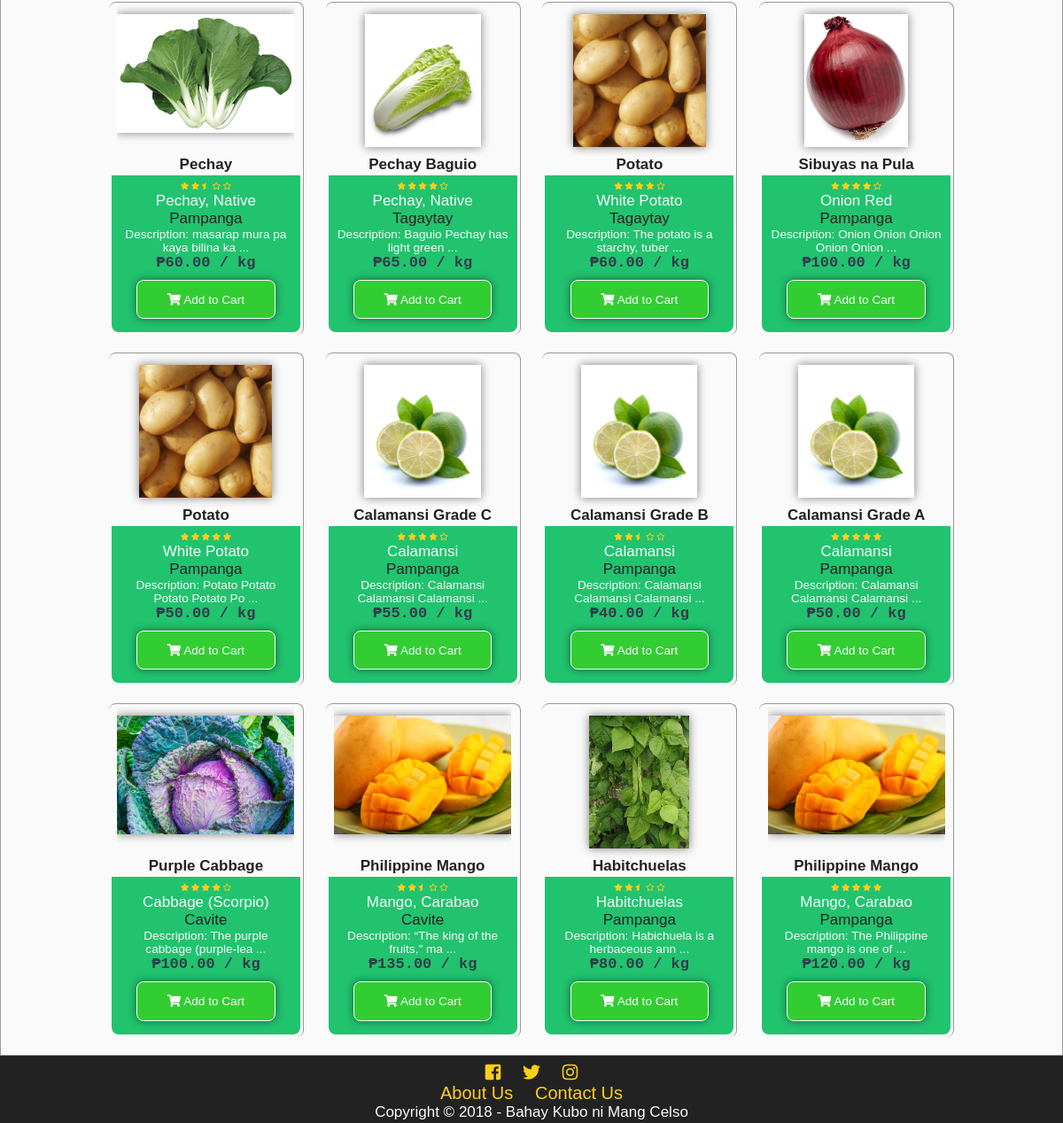
Before: / (lower part) with the older database file.
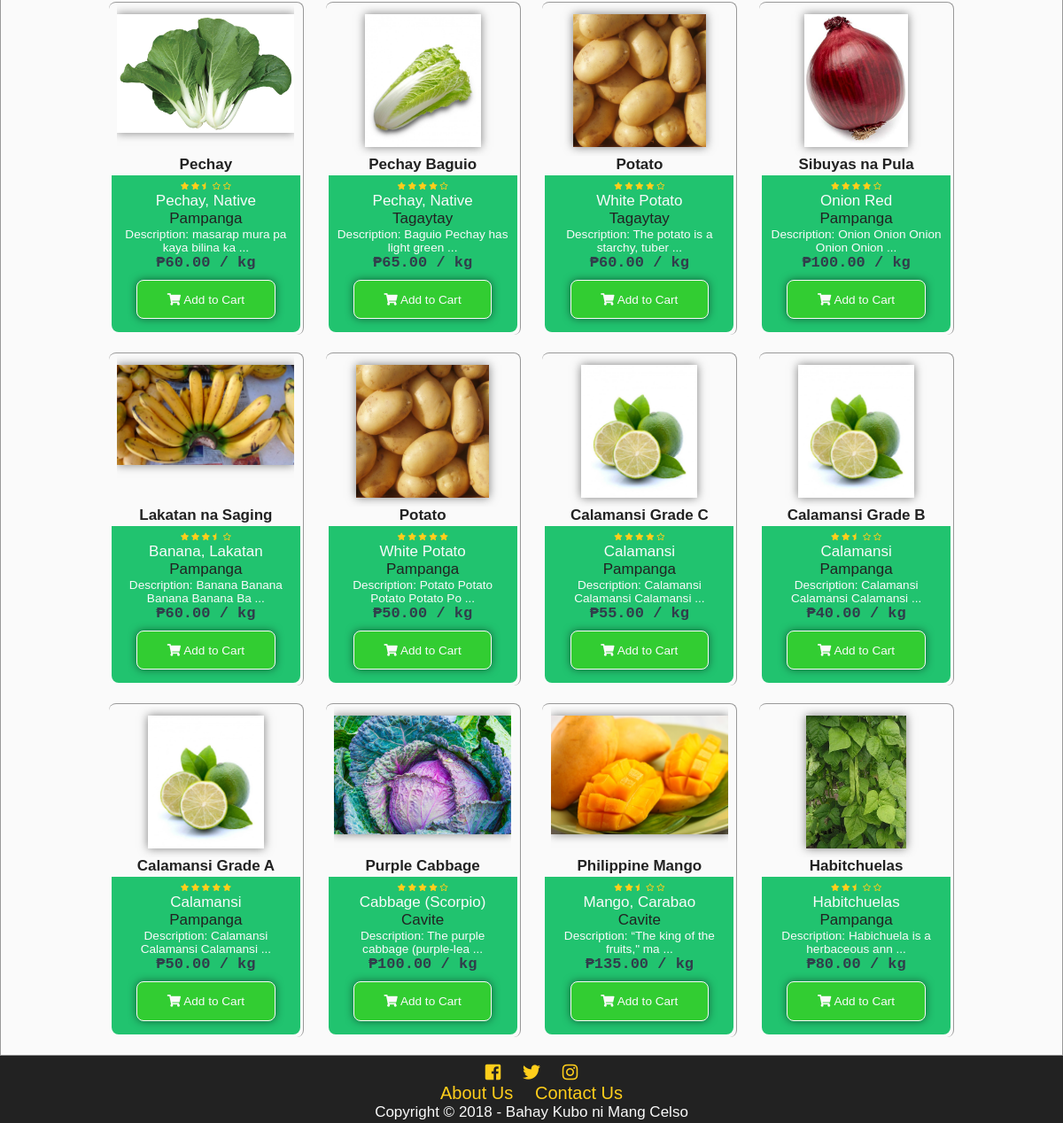
After: the same page with the newer database file.
### tables this page shows
CREATE TABLE `tblproduct` (
  `productid` int(11) NOT NULL,
  `categoryid` int(11) NOT NULL,
  `productname` varchar(100) NOT NULL,
  `description` mediumtext NOT NULL,
  `farmid` int(11) NOT NULL,
  `userid` int(11) NOT NULL,
  `dateposted` datetime DEFAULT NULL,
  `price` decimal(10,2) NOT NULL,
  `img` varchar(200) NOT NULL,
  `view` int(11) NOT NULL,
  `rating` decimal(10,2) NOT NULL,
  `is_approved` tinyint(1) NOT NULL,
  `is_available` int(11) NOT NULL
);

CREATE TABLE `tblcategory` (
  `categoryid` int(11) NOT NULL,
  `category` varchar(100) NOT NULL,
  `status` int(11) NOT NULL,
  `low` decimal(10,2) NOT NULL,
  `high` decimal(10,2) NOT NULL,
  `prevailing` decimal(10,2) NOT NULL
);

CREATE TABLE `tblfarm` (
  `farmid` int(11) NOT NULL,
  `farmname` varchar(100) NOT NULL,
  `address` varchar(255) NOT NULL,
  `status` int(11) NOT NULL
);

### index.php (the view, shortened to what this page needs)
<?php
	include'functions.php';
?>
<!DOCTYPE html>
<html lang="en">
<head>
  	<link rel="stylesheet" href="css/style.css">
  	<link rel="stylesheet" href="css/fontawesome-all.css">
</head>
<body onscroll="scrollOpacity()">
	<div class="main-container">
		<div class="main-content">
			<div class="main-content-grid">
				<div class="content-body">
<?php
$string = 'WHERE is_approved = 1 AND is_available = 1
	ORDER BY dateposted DESC
	LIMIT 16';
showProduct($string);
?>
				</div>
		</div>
		<?php
			addfooter();
		?>
	</div>
</body>
</html>

### functions.php (shortened to what this page needs)
<?php
function addfooter(){
	echo'<footer id="main-footer">
			<div class="container">
				<a target="_blank" title="Like us on Facebook" href="https://www.facebook.com/BahayKuboniMangCelso/?ref=page_internal"><i class="fab fa-facebook-square"></i></a>
				<a target="_blank" title="Follow us on Twitter" href="https://twitter.com/"><i class="fab fa-twitter"></i></a>
				<a target="_blank" title="Follow us on Instagram" href="https://www.instagram.com/?hl=ens"><i class="fab fa-instagram"></i></a>
				<p><a href="about.php">About Us</a>
				<a href="contact.php">Contact Us</a>
				</p>
				<p>Copyright &copy; '.date('Y').' - <span id="company">Bahay Kubo ni Mang Celso</span></p>
			</div>
		</footer>';
}
function starsystem($percent){
	echo'<div class="star-system" title="'.$percent.'% rating">';
	if($percent>=98){
	echo'
		<i class="fas fa-star"></i>
		<i class="fas fa-star"></i>
		<i class="fas fa-star"></i>
		<i class="fas fa-star"></i>
		<i class="fas fa-star"></i>
	';
	}else if($percent>=85 & $percent<98){
	echo'
		<i class="fas fa-star"></i>
		<i class="fas fa-star"></i>
		<i class="fas fa-star"></i>
		<i class="fas fa-star"></i>
		<i class="fas fa-star-half"></i>
	';
	}else if($percent>=75 & $percent<85){
	echo'
		<i class="fas fa-star"></i>
		<i class="fas fa-star"></i>
		<i class="fas fa-star"></i>
		<i class="fas fa-star"></i>
		<i class="far fa-star"></i>
	';
	}else if($percent>=65 & $percent<75){
	echo'
		<i class="fas fa-star"></i>
		<i class="fas fa-star"></i>
		<i class="fas fa-star"></i>
		<i class="fas fa-star-half"></i>
		<i class="far fa-star"></i>
	';
	}else if($percent>=45 & $percent<55){
	echo'
		<i class="fas fa-star"></i>
		<i class="fas fa-star"></i>
		<i class="fas fa-star-half"></i>
		<i class="far fa-star"></i>
		<i class="far fa-star"></i>
	';
	}else if($percent>=35 & $percent<45){
	echo'
		<i class="fas fa-star"></i>
		<i class="fas fa-star"></i>
		<i class="far fa-star"></i>
		<i class="far fa-star"></i>
		<i class="far fa-star"></i>
	';
	}else if($percent>=25 & $percent<35){
	echo'
		<i class="fas fa-star"></i>
		<i class="fas fa-star-half"></i>
		<i class="far fa-star"></i>
		<i class="far fa-star"></i>
		<i class="far fa-star"></i>
	';
	}else if($percent>=15 & $percent<25){
	echo'
		<i class="fas fa-star"></i>
		<i class="far fa-star"></i>
		<i class="far fa-star"></i>
		<i class="far fa-star"></i>
		<i class="far fa-star"></i>
	';
	}else if($percent>=4 & $percent<15){
	echo'
		<i class="fas fa-star-half"></i>
		<i class="far fa-star"></i>
		<i class="far fa-star"></i>
		<i class="far fa-star"></i>
		<i class="far fa-star"></i>
	';
	}else if($percent<4){
	echo'
		<i class="far fa-star"></i>
		<i class="far fa-star"></i>
		<i class="far fa-star"></i>
		<i class="far fa-star"></i>
		<i class="far fa-star"></i>
	';
	}
	echo'</div>';
}
function showProduct($where){
	$conn = new mysqli('localhost','root','','itsproject');
	$sql = "SELECT productid,category, productname, description, farmname, username, dateposted, price, img, rating FROM tblproduct as t1
	LEFT JOIN tblcategory as t2
		ON t1.categoryid = t2.categoryid
	LEFT JOIN tbluser as t3
		ON t1.userid = t3.userid
	LEFT JOIN tblfarm as t4
		ON t1.farmid = t4.farmid
	$where";
	$result = $conn->query($sql);
	while($row = $result->fetch_object()){
		$id = $row->productid;
		$category = $row->category;
		$product = $row->productname;
		$desc = $row->description;
		$farm = $row->farmname;
		$price = $row->price;
		$img = $row->img;
		$rating = $row->rating;
		echo'
		<div class="product">
		<a href="product.php?id='.$id.'">
		<div class="product-img-wrap">
			<img src="'.$img.'" alt="Product Image">
		</div>
		<p class="product-title">'.$product.'</p>
		</a>
		<div class="product-content">
		<a href="product.php?id='.$id.'">
		<p>';
		starsystem($rating);
		echo'
		</p>
		<p class="product-category">'.$category.'</p>
		<p class="product-farm">'.$farm.'</p>
		<p class="product-desc">Description: '.substr($desc,0,30).' ...</p>
		</a>
		<p class="product-price">₱'.number_format($price,2).' / kg</p>
		<div class="add-to-cart" value="'.$id.'" onclick="addThistoCart(this)"><i class="fas fa-shopping-cart"></i> Add to Cart</div>
		</div>
		</div>';
	}
}

Changed rows visible on the page:
no longer on this page (row edited): tblproduct: img (picture), productname "Philippine Mango", rating 100 (drawn), categoryid.category "Mango, Carabao", farmid.farmname "Pampanga", description "The Philippine mango is one of", price "120.00", $id 5 (drawn)
now on this page (row edited): tblproduct: img (picture), productname "Lakatan na Saging", rating 70 (drawn), categoryid.category "Banana, Lakatan", farmid.farmname "Pampanga", description "Banana Banana Banana Banana Ba", price "60.00", $id 13 (drawn)
